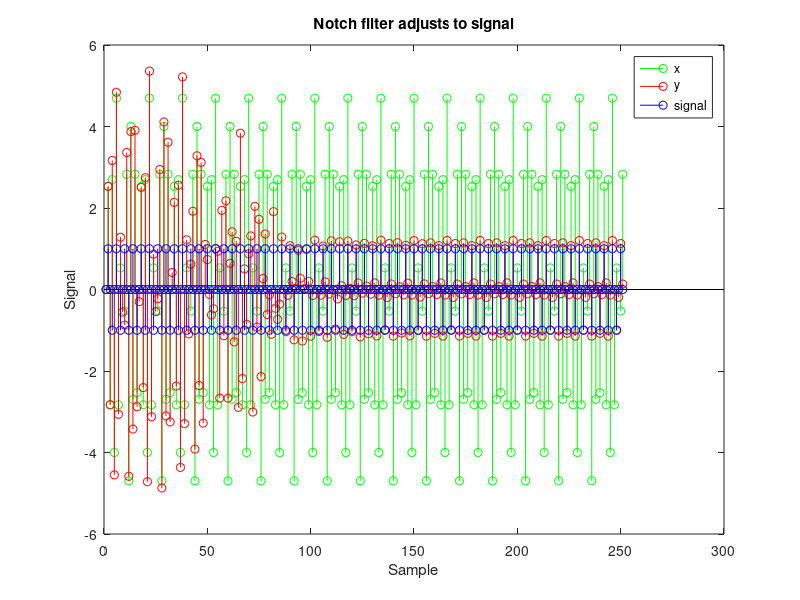

Recreate this plot in MATLAB. (Note: this script raises an error after producing the figure.)
%% Final project

clear; clc;

%% Question 1a

w = pi/2; % Hz
wnoise1 = 7*pi/8; % Hz
A = 1;
Anoise = 4;
n = [0:250];
signal = A*sin(w.*n);
noise1 = Anoise*sin(wnoise1.*n);

x = signal+noise1;

r = 0.90;
mu = 0.005;
e1 = zeros(1,length(x));
y1 = zeros(1,length(x));
a1 = zeros(1,length(x));

a1(1) = 0;
a1(2) = 0;
e1(1) = x(1);
y1(1) = e1(1);
e1(2) = x(2) + a1(1)*x(1);
y1(2) = e1(2) - r*a1(1)*y1(1);

a1(3) = a1(2) - mu*y1(2)*x(1);

for i = 3:length(n)
    e1(i) = x(i) + a1(i)*x(i-1) + x(i-2);
    y1(i) = e1(i) - r*a1(i)*y1(i-1)-r^2*y1(i-2);

    a1(i+1) = a1(i) - mu*y1(i)*x(i-1);
    if a1(i+1) < -2
        a1(i+1) = 0;
    end
    if a1(i+1) > 2
        a1(i+1) = 0;
    end
end


figure()
stem(x,'g')
hold on
stem(y1,'r')
stem(signal,'b')
legend('x','y','signal')
title('Notch filter adjusts to signal')
xlabel('Sample')
ylabel('Signal')
hold off

w1 = linspace(-pi,pi,length(x));
X = dtft(n,w1,x);
Y = dtft(n,w1,y1);

H = Y./X;
figure()
plot(w1,H,[-7*pi/8 -7*pi/8],[min(H) max(H)],'r', ...
    [7*pi/8 7*pi/8],[min(H) max(H)], 'r')
title('Frequency response of adaptive notch filter')
xlabel('\omega (rad/s)')
ylabel('H')

figure()
spectrogram(y1)
title('High frequencies are cutoff after adaptation to noise frequency')

figure()
plot(1:length(a1),a1)
title('Convergence of coefficient a to constant value')
xlabel('Sample')
ylabel('a')


%% Question 1b

w = pi/4; % Hz
wnoise1 = @(n0) 3*pi/4 + pi/1e6*n0; % Hz
A = 2;
Anoise = 5;
n = [0:2000];
signal = A*sin(w.*n);
noise1 = Anoise*sin(wnoise1(n).*n);

x = signal+noise1;

r = 0.90;
mu = 0.005;
e1 = zeros(1,length(x));
y1 = zeros(1,length(x));
a1 = zeros(1,length(x));

a1(1) = -2*cos(w);
a1(2) = a1(1);
e1(1) = x(1);
y1(1) = e1(1);
e1(2) = x(2) + a1(1)*x(1);
y1(2) = e1(2) - r*a1(1)*y1(1);

a1(3) = a1(2) - mu*y1(2)*x(1);

for i = 3:length(n)
    e1(i) = x(i) + a1(i)*x(i-1) + x(i-2);
    y1(i) = e1(i) - r*a1(i)*y1(i-1)-r^2*y1(i-2);

    a1(i+1) = a1(i) - mu*y1(i)*x(i-1);
    if a1(i+1) < -2
        a1(i+1) = 0;
    end
    if a1(i+1) > 2
        a1(i+1) = 0;
    end
end


figure()
stem(x,'g')
hold on
stem(y1,'r')
stem(signal,'b')
legend('x','y','signal')
title('Notch filter adjusts to signal')
xlabel('Sample')
ylabel('Signal')
hold off

w1 = linspace(-pi,pi,length(x));
X = dtft(n,w1,x);
Y = dtft(n,w1,y1);

H = Y./X;
figure()
plot(w1,H)
title('Frequency response of adaptive notch filter')
xlabel('\omega (rad/s)')
ylabel('H')

figure()
spectrogram(y1)
title('High frequencies are cutoff after adaptation to noise frequency')

figure()
plot(1:length(a1),a1)
title('Convergence of coefficient a to constant value')
xlabel('Sample')
ylabel('a')

%%
% <latex>
% The adaptive filter is able to quickly attenuate the noise, but is slow
% in tracking the change in frequency.  We see this in the oscillations of
% the convergence plot.  Because the frequency content in x is changing
% constanly, the filter cannot fully attenuate the noise, but does
% significantly reduce it.
% </latex>

%% Question 1c

w = pi/2; 
wnoise1 = 5*pi/9; 
wnoise2 = 7*pi/8;
A = 1;
Anoise = 4;
n = 0:1000;
signal = A*sin(w.*n);
noise1 = Anoise*sin(wnoise1.*n);
noise2 = Anoise*sin(wnoise2.*n);

x = signal+noise1+noise2;

r1 = 0.9;
r2 = 0.85;
mu1 = 0.0005;
mu2 = 0.001;

% First filter
e1 = zeros(1,length(x));
y1 = zeros(1,length(x));
a1 = zeros(1,length(x));

a1(1) = 0;
a1(2) = 0;
e1(1) = x(1);
y1(1) = e1(1);
e1(2) = x(2) + a1(1)*x(1);
y1(2) = e1(2) - r1*a1(1)*y1(1);

a1(3) = a1(2) - mu1*y1(2)*x(1);

for i = 3:length(n)
    e1(i) = x(i) + a1(i)*x(i-1) + x(i-2);
    y1(i) = e1(i) - r1*a1(i)*y1(i-1)-r1^2*y1(i-2);

    a1(i+1) = a1(i) - mu1*y1(i)*x(i-1);
    if a1(i+1) < -2
        a1(i+1) = 0;
    end
    if a1(i+1) > 2
        a1(i+1) = 0;
    end
end

% figure()
% stem(x,'g')
% hold on
% stem(y1,'r')
% stem(signal,'b')
% legend('x','y','signal')
% title('Notch filter adjusts to signal')
% xlabel('Sample')
% ylabel('Signal')
% hold off

% Cascaded second filter
x2 = y1;

e2 = zeros(1,length(x));
y2 = zeros(1,length(x));
a2 = zeros(1,length(x));

a2(1) = 0;
a2(2) = 0;
e2(1) = x2(1);
y2(1) = e2(1);
e2(2) = x2(2) + a2(1)*x2(1);
y2(2) = e2(2) - r2*a2(1)*y2(1);

a2(3) = a2(2) - mu2*y2(2)*x2(1);

for i = 3:length(n)
    e2(i) = x2(i) + a2(i)*x2(i-1) + x2(i-2);
    y2(i) = e2(i) - r2*a2(i)*y2(i-1)-r2^2*y2(i-2);

    a2(i+1) = a2(i) - mu2*y2(i)*x2(i-1);
    if a2(i+1) < -2
        a2(i+1) = 0;
    end
    if a2(i+1) > 2
        a2(i+1) = 0;
    end
end


stem(x,'g')
hold on
stem(y2,'r')
stem(signal,'b')
legend('x','y','signal')
title('Notch filter adjusts to signal')
xlabel('Sample')
ylabel('Signal')
hold off

w1 = linspace(-pi,pi,length(x));
X = dtft(n,w1,x);
Y = dtft(n,w1,y1);

H = Y./X;
figure()
plot(w1,H,[-7*pi/8 -7*pi/8],[min(H) max(H)],'r', ...
    [7*pi/8 7*pi/8],[min(H) max(H)], 'r')
title('Frequency response of adaptive notch filter')
xlabel('\omega (rad/s)')
ylabel('H')

figure()
spectrogram(y1)
title('High frequencies are cutoff after adaptation to noise frequency')

figure()
plot(1:length(a1),a1)
title('Convergence of coefficient a to constant value')
xlabel('Sample')
ylabel('a')

